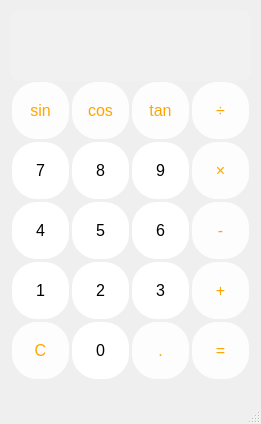
<?xml version="1.0" encoding="UTF-8"?>
<ui version="4.0">
 <class>main</class>
 <widget class="QMainWindow" name="main">
  <property name="geometry">
   <rect>
    <x>0</x>
    <y>0</y>
    <width>261</width>
    <height>424</height>
   </rect>
  </property>
  <property name="windowTitle">
   <string>Calculator</string>
  </property>
  <widget class="QWidget" name="centralwidget">
   <widget class="QPushButton" name="btn_one">
    <property name="geometry">
     <rect>
      <x>10</x>
      <y>260</y>
      <width>61</width>
      <height>61</height>
     </rect>
    </property>
    <property name="cursor">
     <cursorShape>PointingHandCursor</cursorShape>
    </property>
    <property name="styleSheet">
     <string notr="true">border-radius: 25px ; font-size : 16px ; margin: 2px ; background-color: white</string>
    </property>
    <property name="text">
     <string>1</string>
    </property>
   </widget>
   <widget class="QPushButton" name="btn_two">
    <property name="geometry">
     <rect>
      <x>70</x>
      <y>260</y>
      <width>61</width>
      <height>61</height>
     </rect>
    </property>
    <property name="cursor">
     <cursorShape>PointingHandCursor</cursorShape>
    </property>
    <property name="styleSheet">
     <string notr="true">border-radius: 25px ; font-size : 16px ; margin: 2px ; background-color: white</string>
    </property>
    <property name="text">
     <string>2</string>
    </property>
   </widget>
   <widget class="QPushButton" name="btn_three">
    <property name="geometry">
     <rect>
      <x>130</x>
      <y>260</y>
      <width>61</width>
      <height>61</height>
     </rect>
    </property>
    <property name="cursor">
     <cursorShape>PointingHandCursor</cursorShape>
    </property>
    <property name="styleSheet">
     <string notr="true">border-radius: 25px ; font-size : 16px ; margin: 2px ; background-color: white</string>
    </property>
    <property name="text">
     <string>3</string>
    </property>
   </widget>
   <widget class="QPushButton" name="btn_four">
    <property name="geometry">
     <rect>
      <x>10</x>
      <y>200</y>
      <width>61</width>
      <height>61</height>
     </rect>
    </property>
    <property name="cursor">
     <cursorShape>PointingHandCursor</cursorShape>
    </property>
    <property name="styleSheet">
     <string notr="true">border-radius: 25px ; font-size : 16px ; margin: 2px ; background-color: white</string>
    </property>
    <property name="text">
     <string>4</string>
    </property>
   </widget>
   <widget class="QPushButton" name="btn_five">
    <property name="geometry">
     <rect>
      <x>70</x>
      <y>200</y>
      <width>61</width>
      <height>61</height>
     </rect>
    </property>
    <property name="cursor">
     <cursorShape>PointingHandCursor</cursorShape>
    </property>
    <property name="styleSheet">
     <string notr="true">border-radius: 25px ; font-size : 16px ; margin: 2px ; background-color: white</string>
    </property>
    <property name="text">
     <string>5</string>
    </property>
   </widget>
   <widget class="QPushButton" name="btn_six">
    <property name="geometry">
     <rect>
      <x>130</x>
      <y>200</y>
      <width>61</width>
      <height>61</height>
     </rect>
    </property>
    <property name="cursor">
     <cursorShape>PointingHandCursor</cursorShape>
    </property>
    <property name="styleSheet">
     <string notr="true">border-radius: 25px ; font-size : 16px ; margin: 2px ; background-color: white</string>
    </property>
    <property name="text">
     <string>6</string>
    </property>
   </widget>
   <widget class="QPushButton" name="btn_seven">
    <property name="geometry">
     <rect>
      <x>10</x>
      <y>140</y>
      <width>61</width>
      <height>61</height>
     </rect>
    </property>
    <property name="cursor">
     <cursorShape>PointingHandCursor</cursorShape>
    </property>
    <property name="styleSheet">
     <string notr="true">border-radius: 25px ; font-size : 16px ; margin: 2px ; background-color: white</string>
    </property>
    <property name="text">
     <string>7</string>
    </property>
   </widget>
   <widget class="QPushButton" name="btn_eight">
    <property name="geometry">
     <rect>
      <x>70</x>
      <y>140</y>
      <width>61</width>
      <height>61</height>
     </rect>
    </property>
    <property name="cursor">
     <cursorShape>PointingHandCursor</cursorShape>
    </property>
    <property name="styleSheet">
     <string notr="true">border-radius: 25px ; font-size : 16px ; margin: 2px ; background-color: white</string>
    </property>
    <property name="text">
     <string>8</string>
    </property>
   </widget>
   <widget class="QPushButton" name="btn_nine">
    <property name="geometry">
     <rect>
      <x>130</x>
      <y>140</y>
      <width>61</width>
      <height>61</height>
     </rect>
    </property>
    <property name="cursor">
     <cursorShape>PointingHandCursor</cursorShape>
    </property>
    <property name="styleSheet">
     <string notr="true">border-radius: 25px ; font-size : 16px ; margin: 2px ; background-color: white</string>
    </property>
    <property name="text">
     <string>9</string>
    </property>
   </widget>
   <widget class="QPushButton" name="btn_plus">
    <property name="geometry">
     <rect>
      <x>190</x>
      <y>260</y>
      <width>61</width>
      <height>61</height>
     </rect>
    </property>
    <property name="cursor">
     <cursorShape>PointingHandCursor</cursorShape>
    </property>
    <property name="styleSheet">
     <string notr="true">border-radius: 25px ; font-size : 16px ; margin: 2px ; background-color: #fdfdfd ; color: orange ;</string>
    </property>
    <property name="text">
     <string>+</string>
    </property>
   </widget>
   <widget class="QPushButton" name="btn_sub">
    <property name="geometry">
     <rect>
      <x>190</x>
      <y>200</y>
      <width>61</width>
      <height>61</height>
     </rect>
    </property>
    <property name="cursor">
     <cursorShape>PointingHandCursor</cursorShape>
    </property>
    <property name="styleSheet">
     <string notr="true">border-radius: 25px ; font-size : 16px ; margin: 2px ; background-color: #fdfdfd ; color: orange ;</string>
    </property>
    <property name="text">
     <string>-</string>
    </property>
   </widget>
   <widget class="QPushButton" name="btn_mul">
    <property name="geometry">
     <rect>
      <x>190</x>
      <y>140</y>
      <width>61</width>
      <height>61</height>
     </rect>
    </property>
    <property name="cursor">
     <cursorShape>PointingHandCursor</cursorShape>
    </property>
    <property name="styleSheet">
     <string notr="true">border-radius: 25px ; font-size : 16px ; margin: 2px ; background-color: #fdfdfd ; color: orange ;</string>
    </property>
    <property name="text">
     <string>×</string>
    </property>
   </widget>
   <widget class="QPushButton" name="btn_clear">
    <property name="geometry">
     <rect>
      <x>10</x>
      <y>320</y>
      <width>61</width>
      <height>61</height>
     </rect>
    </property>
    <property name="cursor">
     <cursorShape>PointingHandCursor</cursorShape>
    </property>
    <property name="styleSheet">
     <string notr="true">border-radius: 25px ; font-size : 16px ; margin: 2px ; background-color: #fdfdfd ; color: orange ;</string>
    </property>
    <property name="text">
     <string>C</string>
    </property>
   </widget>
   <widget class="QPushButton" name="btn_zero">
    <property name="geometry">
     <rect>
      <x>70</x>
      <y>320</y>
      <width>61</width>
      <height>61</height>
     </rect>
    </property>
    <property name="styleSheet">
     <string notr="true">border-radius: 25px ; font-size : 16px ; margin: 2px ; background-color: white</string>
    </property>
    <property name="text">
     <string>0</string>
    </property>
    <property name="autoDefault">
     <bool>false</bool>
    </property>
   </widget>
   <widget class="QPushButton" name="btn_dote">
    <property name="geometry">
     <rect>
      <x>130</x>
      <y>320</y>
      <width>61</width>
      <height>61</height>
     </rect>
    </property>
    <property name="cursor">
     <cursorShape>PointingHandCursor</cursorShape>
    </property>
    <property name="styleSheet">
     <string notr="true">border-radius: 25px ; font-size : 16px ; margin: 2px ; background-color: #fdfdfd ; color: orange ;</string>
    </property>
    <property name="text">
     <string>.</string>
    </property>
   </widget>
   <widget class="QPushButton" name="btn_equal">
    <property name="geometry">
     <rect>
      <x>190</x>
      <y>320</y>
      <width>61</width>
      <height>61</height>
     </rect>
    </property>
    <property name="cursor">
     <cursorShape>PointingHandCursor</cursorShape>
    </property>
    <property name="styleSheet">
     <string notr="true">border-radius: 25px ; font-size : 16px ; margin: 2px ; background-color: #fdfdfd ; color: orange ;</string>
    </property>
    <property name="text">
     <string>=</string>
    </property>
   </widget>
   <widget class="QPushButton" name="btn_cos">
    <property name="geometry">
     <rect>
      <x>70</x>
      <y>80</y>
      <width>61</width>
      <height>61</height>
     </rect>
    </property>
    <property name="cursor">
     <cursorShape>PointingHandCursor</cursorShape>
    </property>
    <property name="styleSheet">
     <string notr="true">border-radius: 25px ; font-size : 16px ; margin: 2px ; background-color: #fdfdfd ; color: orange ;</string>
    </property>
    <property name="text">
     <string>cos</string>
    </property>
   </widget>
   <widget class="QPushButton" name="btn_sin">
    <property name="geometry">
     <rect>
      <x>10</x>
      <y>80</y>
      <width>61</width>
      <height>61</height>
     </rect>
    </property>
    <property name="cursor">
     <cursorShape>PointingHandCursor</cursorShape>
    </property>
    <property name="styleSheet">
     <string notr="true">border-radius: 25px ; font-size : 16px ; margin: 2px ; background-color: #fdfdfd ; color: orange ;</string>
    </property>
    <property name="text">
     <string>sin</string>
    </property>
   </widget>
   <widget class="QPushButton" name="btn_divide">
    <property name="geometry">
     <rect>
      <x>190</x>
      <y>80</y>
      <width>61</width>
      <height>61</height>
     </rect>
    </property>
    <property name="palette">
     <palette>
      <active>
       <colorrole role="WindowText">
        <brush brushstyle="SolidPattern">
         <color alpha="255">
          <red>255</red>
          <green>165</green>
          <blue>0</blue>
         </color>
        </brush>
       </colorrole>
       <colorrole role="Button">
        <brush brushstyle="SolidPattern">
         <color alpha="255">
          <red>253</red>
          <green>253</green>
          <blue>253</blue>
         </color>
        </brush>
       </colorrole>
       <colorrole role="Text">
        <brush brushstyle="SolidPattern">
         <color alpha="255">
          <red>255</red>
          <green>165</green>
          <blue>0</blue>
         </color>
        </brush>
       </colorrole>
       <colorrole role="ButtonText">
        <brush brushstyle="SolidPattern">
         <color alpha="255">
          <red>255</red>
          <green>165</green>
          <blue>0</blue>
         </color>
        </brush>
       </colorrole>
       <colorrole role="Base">
        <brush brushstyle="SolidPattern">
         <color alpha="255">
          <red>253</red>
          <green>253</green>
          <blue>253</blue>
         </color>
        </brush>
       </colorrole>
       <colorrole role="Window">
        <brush brushstyle="SolidPattern">
         <color alpha="255">
          <red>253</red>
          <green>253</green>
          <blue>253</blue>
         </color>
        </brush>
       </colorrole>
       <colorrole role="PlaceholderText">
        <brush brushstyle="NoBrush">
         <color alpha="128">
          <red>255</red>
          <green>165</green>
          <blue>0</blue>
         </color>
        </brush>
       </colorrole>
      </active>
      <inactive>
       <colorrole role="WindowText">
        <brush brushstyle="SolidPattern">
         <color alpha="255">
          <red>255</red>
          <green>165</green>
          <blue>0</blue>
         </color>
        </brush>
       </colorrole>
       <colorrole role="Button">
        <brush brushstyle="SolidPattern">
         <color alpha="255">
          <red>253</red>
          <green>253</green>
          <blue>253</blue>
         </color>
        </brush>
       </colorrole>
       <colorrole role="Text">
        <brush brushstyle="SolidPattern">
         <color alpha="255">
          <red>255</red>
          <green>165</green>
          <blue>0</blue>
         </color>
        </brush>
       </colorrole>
       <colorrole role="ButtonText">
        <brush brushstyle="SolidPattern">
         <color alpha="255">
          <red>255</red>
          <green>165</green>
          <blue>0</blue>
         </color>
        </brush>
       </colorrole>
       <colorrole role="Base">
        <brush brushstyle="SolidPattern">
         <color alpha="255">
          <red>253</red>
          <green>253</green>
          <blue>253</blue>
         </color>
        </brush>
       </colorrole>
       <colorrole role="Window">
        <brush brushstyle="SolidPattern">
         <color alpha="255">
          <red>253</red>
          <green>253</green>
          <blue>253</blue>
         </color>
        </brush>
       </colorrole>
       <colorrole role="PlaceholderText">
        <brush brushstyle="NoBrush">
         <color alpha="128">
          <red>255</red>
          <green>165</green>
          <blue>0</blue>
         </color>
        </brush>
       </colorrole>
      </inactive>
      <disabled>
       <colorrole role="WindowText">
        <brush brushstyle="SolidPattern">
         <color alpha="255">
          <red>255</red>
          <green>165</green>
          <blue>0</blue>
         </color>
        </brush>
       </colorrole>
       <colorrole role="Button">
        <brush brushstyle="SolidPattern">
         <color alpha="255">
          <red>253</red>
          <green>253</green>
          <blue>253</blue>
         </color>
        </brush>
       </colorrole>
       <colorrole role="Text">
        <brush brushstyle="SolidPattern">
         <color alpha="255">
          <red>255</red>
          <green>165</green>
          <blue>0</blue>
         </color>
        </brush>
       </colorrole>
       <colorrole role="ButtonText">
        <brush brushstyle="SolidPattern">
         <color alpha="255">
          <red>255</red>
          <green>165</green>
          <blue>0</blue>
         </color>
        </brush>
       </colorrole>
       <colorrole role="Base">
        <brush brushstyle="SolidPattern">
         <color alpha="255">
          <red>253</red>
          <green>253</green>
          <blue>253</blue>
         </color>
        </brush>
       </colorrole>
       <colorrole role="Window">
        <brush brushstyle="SolidPattern">
         <color alpha="255">
          <red>253</red>
          <green>253</green>
          <blue>253</blue>
         </color>
        </brush>
       </colorrole>
       <colorrole role="PlaceholderText">
        <brush brushstyle="NoBrush">
         <color alpha="128">
          <red>255</red>
          <green>165</green>
          <blue>0</blue>
         </color>
        </brush>
       </colorrole>
      </disabled>
     </palette>
    </property>
    <property name="cursor">
     <cursorShape>PointingHandCursor</cursorShape>
    </property>
    <property name="styleSheet">
     <string notr="true">border-radius: 25px ; font-size : 16px ; margin: 2px ; background-color: #fdfdfd ; color: orange ;</string>
    </property>
    <property name="text">
     <string>÷</string>
    </property>
   </widget>
   <widget class="QPushButton" name="btn_tan">
    <property name="geometry">
     <rect>
      <x>130</x>
      <y>80</y>
      <width>61</width>
      <height>61</height>
     </rect>
    </property>
    <property name="cursor">
     <cursorShape>PointingHandCursor</cursorShape>
    </property>
    <property name="styleSheet">
     <string notr="true">border-radius: 25px ; font-size : 16px ; margin: 2px ; background-color: #fdfdfd ; color: orange ;</string>
    </property>
    <property name="text">
     <string>tan</string>
    </property>
   </widget>
   <widget class="QTextEdit" name="textEdit">
    <property name="geometry">
     <rect>
      <x>10</x>
      <y>10</y>
      <width>241</width>
      <height>71</height>
     </rect>
    </property>
    <property name="styleSheet">
     <string notr="true">background-color: #f1f1f1 ; border: 0px ; border-radius: 10px ;font-size : 18px ; padding: 15px</string>
    </property>
   </widget>
  </widget>
  <widget class="QMenuBar" name="menubar">
   <property name="geometry">
    <rect>
     <x>0</x>
     <y>0</y>
     <width>261</width>
     <height>21</height>
    </rect>
   </property>
  </widget>
  <widget class="QStatusBar" name="statusbar"/>
 </widget>
 <resources/>
 <connections/>
</ui>
